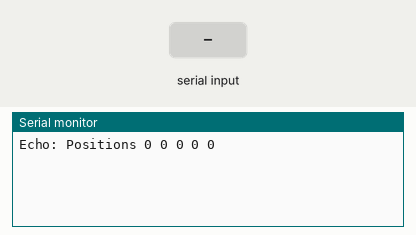
The sketch below on a simulated Arduino Uno, built with avr-gcc and run on an emulated ATmega328P. On the bench: the last lines printed to the serial monitor. Inputs (shaded band) come from the test bench.

Above: at 1.2 s.
1.3 s: "M" received over Serial
At 1.9 s:
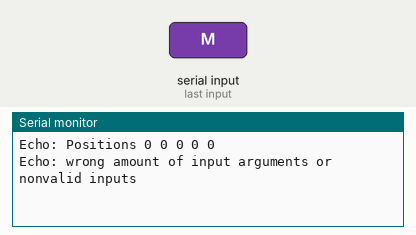
2.8 s: "90 45 200\n" received over Serial
At 3.7 s:
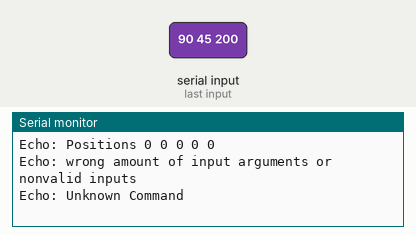
4.3 s: "S 45\n" received over Serial
At 4.8 s:
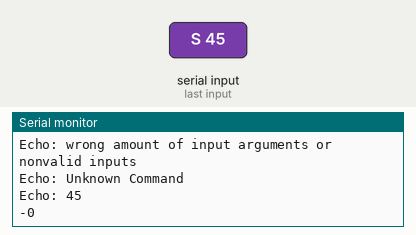

Measured:
- after the input at 1.3 s, the serial monitor: prints a new line at once (image 1)
- after the input at 2.8 s, the serial monitor: prints a new line at once (image 2)
- after the input at 4.3 s, the serial monitor: prints a new line at once (image 3)

The sketch:

Arm_Control_Programm.ino
```cpp
#include <Wire.h>
#include <AccelStepper.h>
#include <Adafruit_MotorShield.h>

float newSpeed = 150.0;
float newAccel = 60.0;
int steptype = DOUBLE;
String serialData;
int cmdInt;
boolean stateChanged = true;
double slwFkt = 0.77;

// Create the motor shield object
// Adafruit_MotorShield AFMS = Adafruit_MotorShield();
Adafruit_MotorShield topShield(0x60);
Adafruit_MotorShield bottomShield(0x61);

// Connect stepper motors to the correct shield and motor
Adafruit_StepperMotor *joint1 = topShield.getStepper(200, 2);
Adafruit_StepperMotor *joint2 = topShield.getStepper(200, 1);
Adafruit_StepperMotor *joint3 = bottomShield.getStepper(200, 2);
Adafruit_StepperMotor *joint4 = bottomShield.getStepper(200, 1);

// ---------------- //
// Stepperfunctions //
// ---------------- //
void clockwiseJoint1() {
  joint1->onestep(FORWARD, steptype);
}
void anticlockwiseJoint1() {
  joint1->onestep(BACKWARD, steptype);
}
void clockwiseJoint2() {
  joint2->onestep(FORWARD, steptype);
}
void anticlockwiseJoint2() {
  joint2->onestep(BACKWARD, steptype);
}
void clockwiseJoint3() {
  joint3->onestep(FORWARD, steptype);
}
void anticlockwiseJoint3() {
  joint3->onestep(BACKWARD, steptype);
}
void clockwiseJoint4() {
  joint4->onestep(FORWARD, steptype);
}
void anticlockwiseJoint4() {
  joint4->onestep(BACKWARD, steptype);
}

// ------------------------------------------ //
// wrap the stepper in an AccelStepper object //
// ------------------------------------------ //
AccelStepper stepperJoint1(clockwiseJoint1, anticlockwiseJoint1);
AccelStepper stepperJoint2(clockwiseJoint2, anticlockwiseJoint2);
AccelStepper stepperJoint3(clockwiseJoint3, anticlockwiseJoint3);
AccelStepper stepperJoint4(clockwiseJoint4, anticlockwiseJoint4);


// ----- //
// Setup //
// ----- //
void setup() {
  //set up Serial library at 9600 bps
  Serial.begin(9600);

  //create with the default frequency 1.6KHz
  topShield.begin();
  bottomShield.begin();

  // initialize the speed and acceleration of the motors
  stepperJoint1.setMaxSpeed(newSpeed * slwFkt);
  stepperJoint1.setAcceleration(newAccel * slwFkt);
  stepperJoint2.setMaxSpeed(newSpeed * 43 / 30);
  stepperJoint2.setAcceleration(newAccel * 43 / 30);
  stepperJoint3.setMaxSpeed(newSpeed * slwFkt);
  stepperJoint3.setAcceleration(newAccel * slwFkt);
  stepperJoint4.setMaxSpeed(newSpeed * slwFkt);
  stepperJoint4.setAcceleration(newAccel * slwFkt);
}

// ---- //
// Loop //
// ---- //
void loop() {
  // run the steppers until target reached, then check and wait for new commands
  if ((stepperJoint1.distanceToGo() == 0) &&(stepperJoint2.distanceToGo() == 0) && (stepperJoint3.distanceToGo() == 0) && (stepperJoint4.distanceToGo() == 0))
  {
    // send the current postion to the GUI once when target reached
    if (stateChanged) {
      Serial.print("Echo: Positions ");
      Serial.print(stepperJoint1.currentPosition());
      Serial.print(" ");
      Serial.print(stepperJoint2.currentPosition());
      Serial.print(" ");
      Serial.print(stepperJoint3.currentPosition());
      Serial.print(" ");
      Serial.print(stepperJoint4.currentPosition());
      Serial.println(" 0");
      stateChanged = false;
    }

    // Check and wait for new commands
    readSerial();
  } else {
    stepperJoint1.run();
    stepperJoint2.run();
    stepperJoint3.run();
    stepperJoint4.run();
  }
}

// -------------------- //
// Handle Serial Inputs //
// -------------------- //
void readSerial() {
  String rxString = "";

  if (Serial.available()) {
    // Bytes are available in the Serial

    while (Serial.available()) {
      // Fill the buffer until all bytes are received and Serial is empty

      //Delay to allow byte to arrive in input buffer
      delay(2);

      //Read a single character from the buffer
      char ch = Serial.read();

      //Append that single character to a string
      rxString += ch;
    }

    // Process received data
    onDataRead(rxString);
  }
}

void onDataRead(String rxString){
  // process the read data and save all parameters inside cmd Array
  String cmdArray[10] = {""};
  int stringStart = 0;
  int arrayIndex = 0;

  // Loop through the entire read data
  for (int i = 0; i < rxString.length(); i++) {
    // check current character if it's the split character
    if (rxString.charAt(i) == ' ') {
      // clear previous values from array
      cmdArray[arrayIndex] = "";

      // save substring into array
      cmdArray[arrayIndex] = rxString.substring(stringStart, i);

      // set new string starting point
      stringStart = (i + 1);
      arrayIndex++;
    }
  }
  cmdArray[arrayIndex] = rxString.substring(stringStart,rxString.length());

  // parse to corresponding function
  if (cmdArray[0] == "S"){
    // change settings
    changeSettings(cmdArray);

  } else if (cmdArray[0] == "M"){
    // move the arm
    moveArm(cmdArray);

  } else {
    // unknown command
    Serial.println("Echo: Unknown Command");
  }
}


// --------------- //
// Change Settings //
// --------------- //
void changeSettings(String parameter[]) {
  char p1 = parameter[1].charAt(0);
  int p2 = parameter[2].toInt();
  Serial.println("Echo: " + parameter[1] + "-" + p2);

  //Commmands to change settings
  switch (p1) {
    case 'S':
      // Change the max speed of the motors
      newSpeed = p2;
      stepperJoint1.setMaxSpeed(newSpeed * slwFkt);
      stepperJoint2.setMaxSpeed(newSpeed * 43 / 30);
      stepperJoint3.setMaxSpeed(newSpeed * slwFkt);
      stepperJoint4.setMaxSpeed(newSpeed * slwFkt);
      break;

    case 'A':
      // Change the max acceleration of the motor
      newAccel = p2;
      stepperJoint1.setAcceleration(newAccel * slwFkt);
      stepperJoint2.setAcceleration(newAccel * 43 / 30);
      stepperJoint3.setAcceleration(newAccel * slwFkt);
      stepperJoint4.setAcceleration(newAccel * slwFkt);
      break;

    case 'T':
      // change the steptype of the motors
      steptype = p2;
      break;

    case 'R':
      // release all motors
      joint1->release();
      joint2->release();
      joint3->release();
      joint4->release();

    case 'E':
      // reset all motor positions
      stepperJoint1.setCurrentPosition(0);
      stepperJoint2.setCurrentPosition(0);
      stepperJoint3.setCurrentPosition(0);
      stepperJoint4.setCurrentPosition(0);
      Serial.print("Echo: Positions ");
      Serial.print(stepperJoint1.currentPosition());
      Serial.print(" ");
      Serial.print(stepperJoint2.currentPosition());
      Serial.print(" ");
      Serial.print(stepperJoint3.currentPosition());
      Serial.print(" ");
      Serial.print(stepperJoint4.currentPosition());
      Serial.println(" 0");
      break;

    default:
      break;
  }
}

// ----------- //
// move Motors //
// ----------- //
void moveArm(String parameter[]) {
  // check if all positions are valid
  boolean valid = true;

  for (int i=0;i<6;i++){
    if (parameter[i] == ""){
      valid = false;
    }
  }

  // all positions are valid
  if(valid){
    int p1 = parameter[1].toInt();
    int p2 = parameter[2].toInt();
    int p3 = parameter[3].toInt();
    int p4 = parameter[4].toInt();
    int p5 = parameter[5].toInt();
    Serial.println("Echo: Move to " + parameter[1] + " " + parameter[2] + " " + parameter[3] + " " + parameter[4] + " " + parameter[5]);

    // declare new relative target positions of the joints
    stepperJoint1.move(p1);
    stepperJoint2.move(p2);
    stepperJoint3.move(p3);
    stepperJoint4.move(p4);
    stateChanged = true;
  } else {
    Serial.println("Echo: wrong amount of input arguments or nonvalid inputs");
  }
}
```
